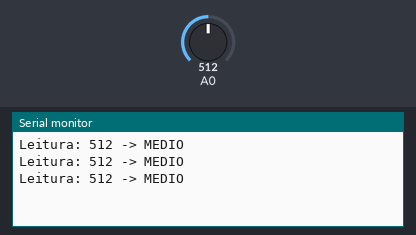
Bench run of a sketch on a simulated Arduino Uno, built with avr-gcc and run on an emulated ATmega328P. Shown: the last lines printed to the serial monitor. The inputs (shaded band) are chosen by the test bench; at power-on: A0 = 512.

Above: at 1.3 s.
1.4 s: A0 set to 353
At 2.0 s:
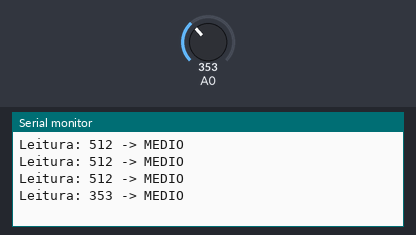
2.9 s: A0 set to 327
At 3.6 s:
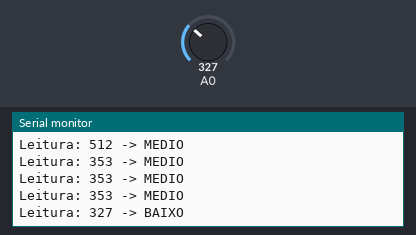

Measured:
- the behaviour switches between 341 and 340 on A0 (found by bisection; images 1 and 2)
- after the input at 1.4 s, the serial monitor: prints a new line after 0.17 s (image 1)
- after the input at 2.9 s, the serial monitor: prints a new line after 0.23 s (image 2)

The sketch:

aula_7_atv_01.ino
```cpp
#include <avr/io.h>
#include <util/delay.h>
// Inicializa a UART para 9600 bps
void UART_init() {
  // Baud rate = 9600
  // UBRR = (F_CPU / (16 * BAUD)) - 1
  // Para 16MHz: UBRR ≈ 103
  UBRR0H = 0;
  UBRR0L = 103;
  // Habilita transmissor (TX)
  UCSR0B = (1 << TXEN0);

  // Define formato: 8 bits de dados, 1 stop bit
  UCSR0C = (1 << UCSZ01) | (1 << UCSZ00);
}
// Envia um caractere via UART
void UART_transmit(char data) {
  // Espera buffer ficar vazio
  while (!(UCSR0A & (1 << UDRE0)));

  // Coloca dado no registrador de envio
  UDR0 = data;
}
// Envia string
void UART_print(const char *str) {
  while (*str) {
    UART_transmit(*str++);
  }
}
// Envia número inteiro (simples)
void UART_printInt(int num) {
  char buffer[10];
  itoa(num, buffer, 10);
  UART_print(buffer);
}
// Inicializa o ADC
void ADC_init() {
  // Referência AVcc (5V) e canal A0
  ADMUX = (1 << REFS0);

  // Habilita ADC e prescaler 128 (125kHz)
  ADCSRA = (1 << ADEN) |
           (1 << ADPS2) | (1 << ADPS1) | (1 << ADPS0);
}
// Lê canal ADC (A0 = 0)
uint16_t ADC_read(uint8_t channel) {
  // Limpa bits anteriores do canal
  ADMUX = (ADMUX & 0xF0) | (channel & 0x0F);

  // Inicia conversão
  ADCSRA |= (1 << ADSC);

  // Espera terminar
  while (ADCSRA & (1 << ADSC));

  // Retorna valor (10 bits)
  return ADC;
}
int main(void) {
  UART_init();
  ADC_init();

  while (1) {
    int valor = ADC_read(0); // leitura do A0

    UART_print("Leitura: ");
    UART_printInt(valor);
    UART_print(" -> ");

    if (valor < 341) {
      UART_print("BAIXO\r\n");
    }
    else if (valor <= 682) {
      UART_print("MEDIO\r\n");
    }
    else {
      UART_print("ALTO\r\n");
    }
    _delay_ms(500);
  }
}
```
